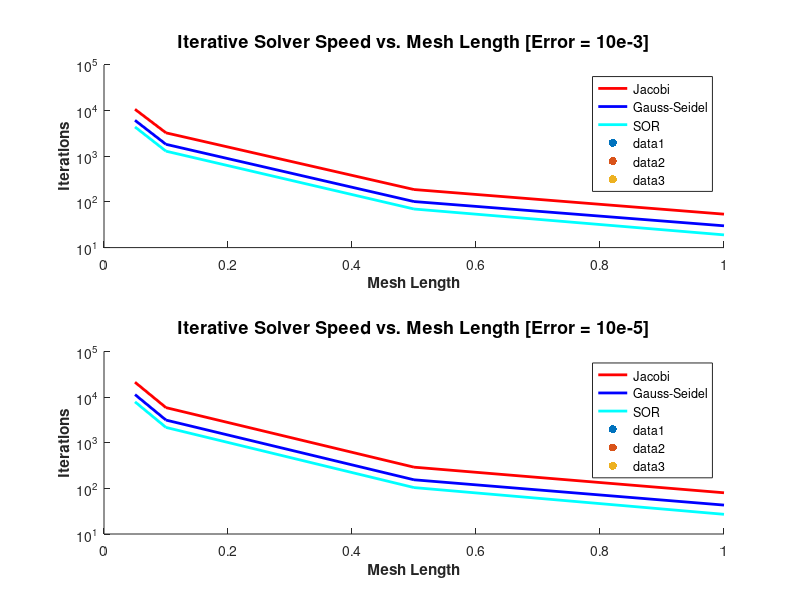

The MATLAB script that drew this image:
%HW06Q04: Iterative Solutions of the DE

%Note: we will be using the matrix created in HW06Q02, we will generate the
%number of iterations necessary for the Jacobi, Gauss-Seidel, and Succesive
%Over Relaxation for two errors, {1E-3, 1E-5} and four different mesh
%sizes, h = {1,0.5,0.1,0.05}
index = 1;
for error = [1e-3,1e-5]
    
for h = [1,0.5,0.1,0.05]
    %%%Copy HW06Q02...
a = 4; D = 1; Sigma = 0.2; S = 8; n = ((2*4)/h); L = sqrt(D/Sigma);
x_0 = zeros(n-1,1);
%lets define our A matrix, the x vector we are solving for will have Phi_1,
%Phi_2,....Phi_n-1
z = 2+(h^2/L^2);
A = zeros(n-1,n-1); b = zeros(n-1,1);

A(1,1:2) = [z, -1]; A(end, end-1:end) = [-1, z];
b(1:end,1) = (h^2)*S/D;

for i = 2:n-2
    A(i,i-1:i+1) = [-1, z, -1];
end

%Jacobi Iteration Solver: P = D^-1(D - A) = I - D^-1*A; D = diag(A)
    %we will simply define our needed matrices, with the appropriate
    %relationships provided above and then execute the iteration methods
D = diag(diag(A)); D_inv = inv(D); P = D_inv*(D-A); b_tilda = D_inv*b;

x_k = x_0;
x_knext = (P*x_0)+(b_tilda);
abserror = norm(abs(x_knext - x_k));
count = 0;
while abserror > error
    x_knext = (P*x_k)+(b_tilda);
    abserror = norm(abs(x_knext - x_k));
    x_k = x_knext;
    count = count+1;
end
x_J = x_knext; iterations_J = count;

%Gauss-Seidel Iteration Solver: A = L + U + D; (D+L)x_k = -Ux_k-1 + b;
%P = -(D+L)^-1*U
L = tril(A) - D; U = triu(A) - D;
P = -inv(D+L)*U; b_tilda = inv(D+L)*b;

x_k = x_0;
x_knext = (P*x_0)+(b_tilda);
abserror = norm(abs(x_knext - x_k));
count = 0;
while abserror > error
    x_knext = (P*x_k)+(b_tilda);
    abserror = norm(abs(x_knext - x_k));
    x_k = x_knext;
    count = count+1;
end

x_GS = x_knext; iterations_GS = count;

%Successive Over Relaxation Iteration Solver: let's multiply through by
%omega (0<w<2) to try and speed up our method a bit...
%(D+wL)x = ((1-w)D-wU)x + wb  -> P = (D+wL)^-1*((1-w)D-wU)
w = 1.2; P = inv(D+w*L)*((1-w)*D-(w*U)); b_tilda = inv(D+w*L)*w*b;

x_k = x_0;
x_knext = (P*x_0)+(b_tilda);
abserror = norm(abs(x_knext - x_k));
count = 0;
while abserror > error
    x_knext = (P*x_k)+(b_tilda);
    abserror = norm(abs(x_knext - x_k));
    x_k = x_knext;
    count = count+1;
end

x_SOR = x_knext; iterations_SOR = count;

MATRIX(index,1:5) = [error,h,iterations_J,iterations_GS,iterations_SOR];
index = index+1;
end

end
%Note, MATRIX is ordered like so: in column 1 is the step size, in column 2
%the error tolerance is listed, in column 3 the Jacobi iteration numbers,
%in column 4 are the GS iteration counts, and in Column 5 the SOR counts;
%the 8 rows are the 4 mesh lengths repeated twice for the two different
%error tolerances
MATRIX, LW = 'LineWidth';
hold on
subplot(2,1,1)
title('Iterative Solver Speed vs. Mesh Length [Error = 10e-3]','FontSize',13)
ylabel('Iterations','FontWeight','b'); xlabel('Mesh Length','FontWeight','b')
set(gca,'yscale','log')
hold on
plot([1,0.5,0.1,0.05],MATRIX(1:4,3),'r',LW,2);plot([1,0.5,0.1,0.05],MATRIX(1:4,4),'b',LW,2);
plot([1,0.5,0.1,0.05],MATRIX(1:4,5),'c',LW,2);
legend('Jacobi','Gauss-Seidel','SOR')
scatter([1,0.5,0.1,0.05],MATRIX(1:4,3),'ro','filled');scatter([1,0.5,0.1,0.05],MATRIX(1:4,4),'bo','filled');
scatter([1,0.5,0.1,0.05],MATRIX(1:4,5),'co','filled');
hold off
subplot(2,1,2)
title('Iterative Solver Speed vs. Mesh Length [Error = 10e-5]','FontSize',13)
ylabel('Iterations','FontWeight','b'); xlabel('Mesh Length','FontWeight','b')
set(gca,'yscale','log')
hold on
plot([1,0.5,0.1,0.05],MATRIX(5:8,3),'r',LW,2);plot([1,0.5,0.1,0.05],MATRIX(5:8,4),'b',LW,2);
plot([1,0.5,0.1,0.05],MATRIX(5:8,5),'c',LW,2);
legend('Jacobi','Gauss-Seidel','SOR')
scatter([1,0.5,0.1,0.05],MATRIX(5:8,3),'ro','filled');scatter([1,0.5,0.1,0.05],MATRIX(5:8,4),'bo','filled');
scatter([1,0.5,0.1,0.05],MATRIX(5:8,5),'co','filled');
hold off